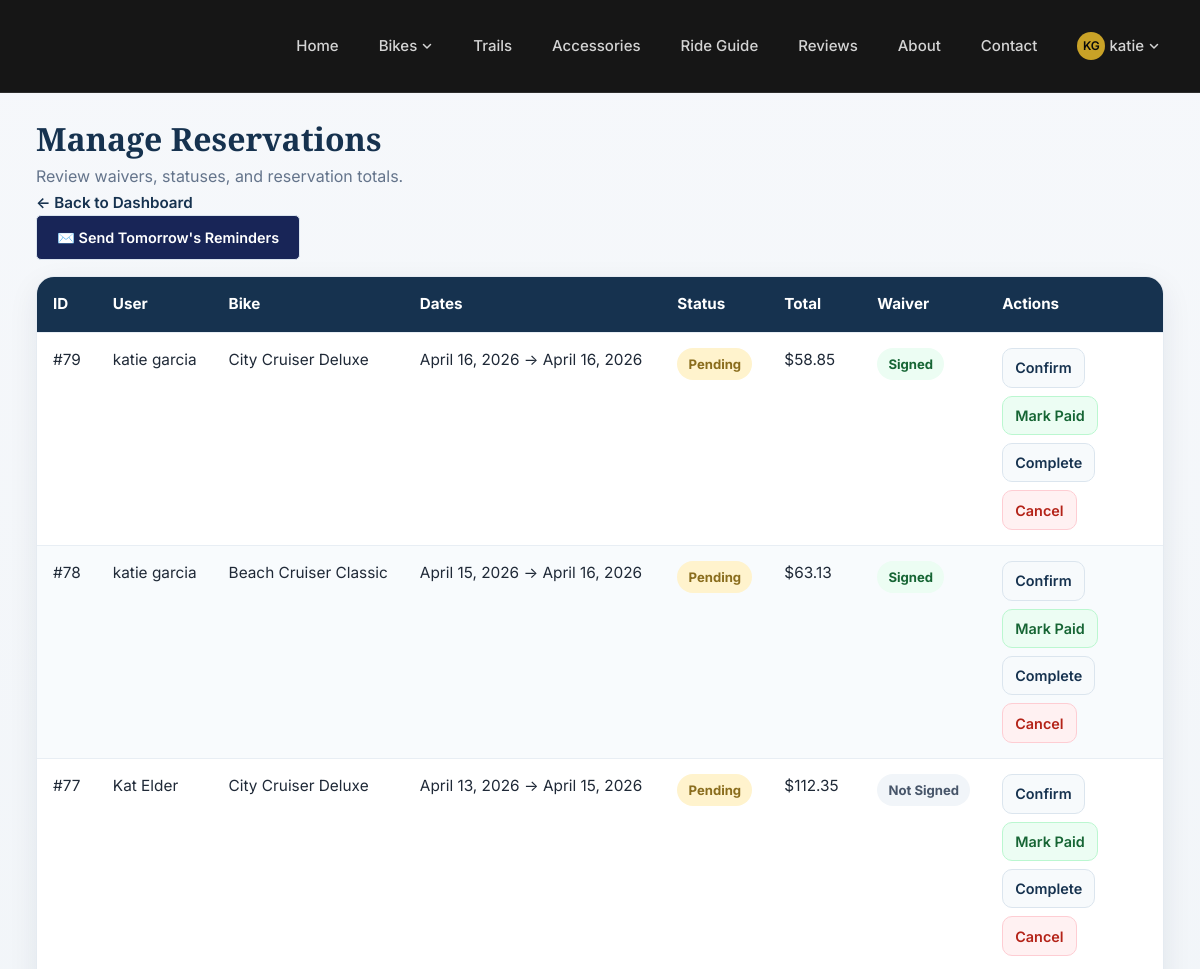
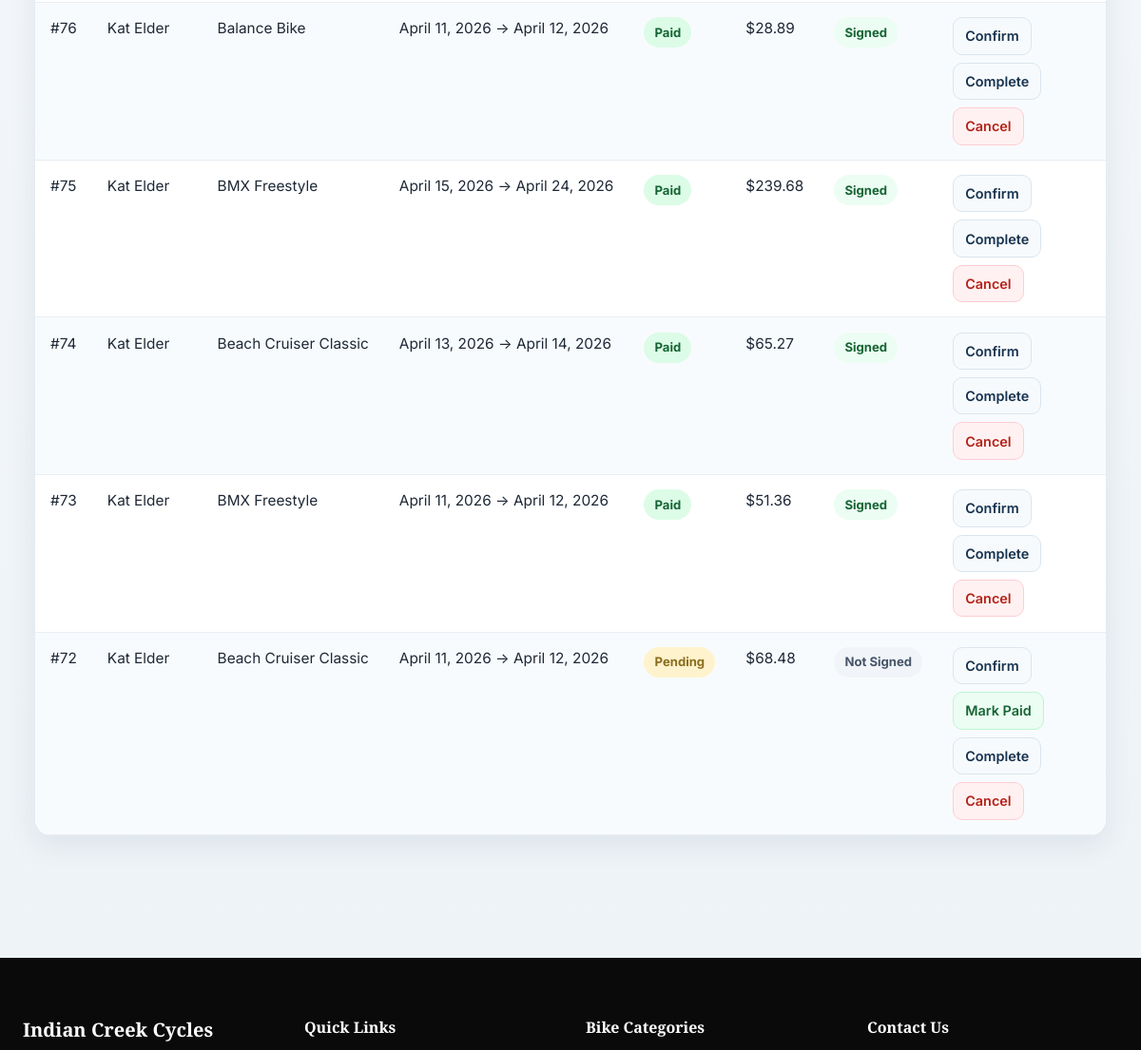
Before: /admin-dashboard/reservations/ (signed in, upper part) with the older database file (2 pictures, top to bottom).
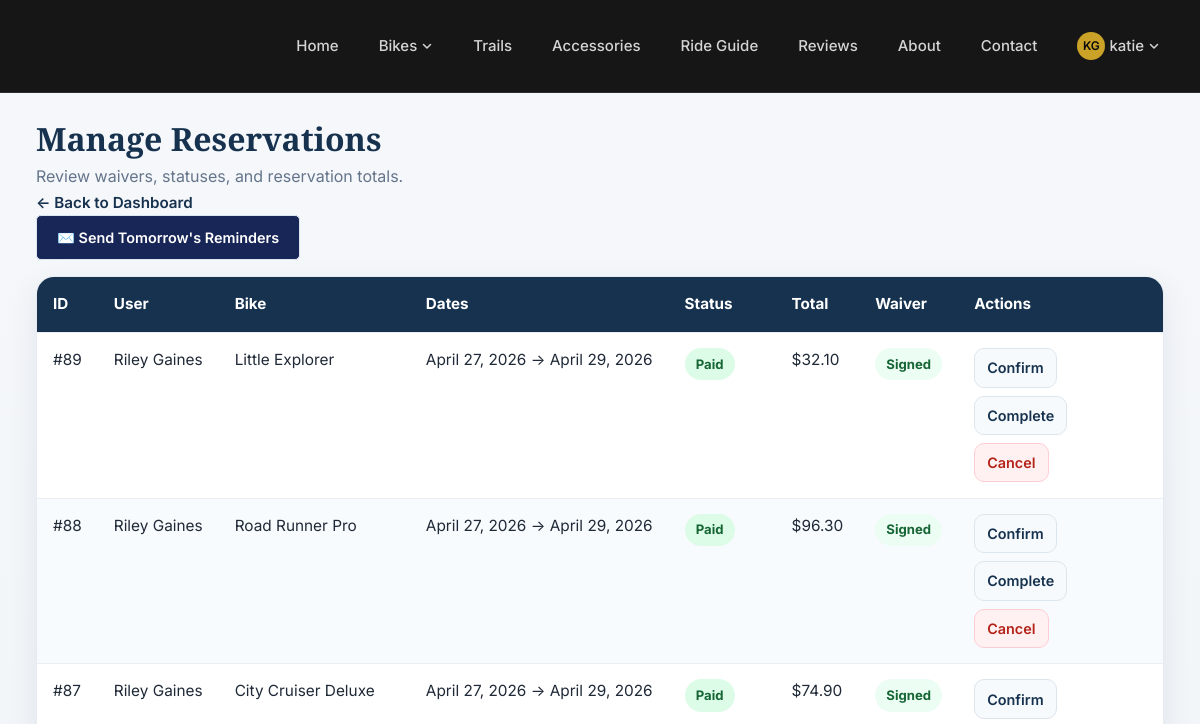
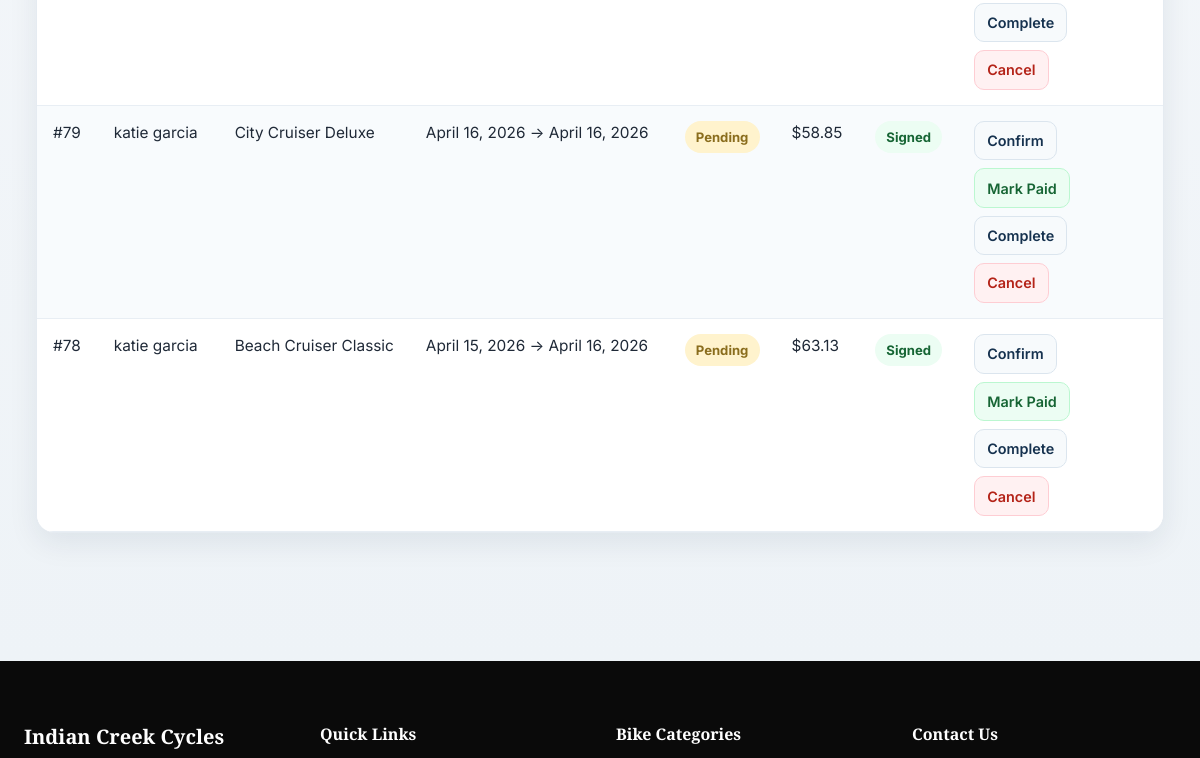
After: the same page with the newer database file (2 pictures, top to bottom).
### reservations/models.py (models this page shows, shortened)
class Reservation(models.Model):
    STATUS_CHOICES = [
        ('pending', 'Pending'),
        ('confirmed', 'Confirmed'),
        ('paid', 'Paid'),
        ('active', 'Active'),
        ('completed', 'Completed'),
        ('cancelled', 'Cancelled'),
    ]
    RENTAL_TYPES = [
        ('hourly', 'Hourly'),
        ('daily', 'Daily'),
        ('weekly', 'Weekly'),
    ]
    user = models.ForeignKey(settings.AUTH_USER_MODEL, on_delete=models.CASCADE, related_name='reservations')
    bike = models.ForeignKey(Bike, on_delete=models.CASCADE, related_name='reservations')
    pickup_location = models.ForeignKey(Location, on_delete=models.SET_NULL, null=True, blank=True, related_name='reservations')
    qr_code = models.ImageField(upload_to='qr_codes/', blank=True, null=True)
    unlock_code = models.CharField(max_length=10, blank=True)
    rental_type = models.CharField(max_length=20, choices=RENTAL_TYPES, default='daily')
    rental_date = models.DateField()
    return_date = models.DateField()
    rental_duration = models.PositiveIntegerField(default=1, help_text="Duration in hours or days")
    status = models.CharField(max_length=20, choices=STATUS_CHOICES, default='pending')
    bike_price = models.DecimalField(max_digits=10, decimal_places=2, default=0)
    accessories_price = models.DecimalField(max_digits=10, decimal_places=2, default=0)
    subtotal = models.DecimalField(max_digits=10, decimal_places=2, default=0)
    tax_amount = models.DecimalField(max_digits=10, decimal_places=2, default=0)
    total_price = models.DecimalField(max_digits=10, decimal_places=2, default=0)
    waiver_signed = models.BooleanField(default=False)
    waiver_signed_at = models.DateTimeField(null=True, blank=True)
    created_at = models.DateTimeField(auto_now_add=True)
    updated_at = models.DateTimeField(auto_now=True)
    special_requests = models.TextField(blank=True, null=True)
    class Meta:
        ordering = ['-created_at']
    special_requests = models.TextField(blank=True, null=True, help_text="Customer requests from checkout.")
    admin_notes = models.TextField(blank=True, null=True, help_text="Internal notes for logistics/maintenance staff.")

### accounts/models.py (models this page shows, shortened)
class User(AbstractUser):
    phone = models.CharField(max_length=20, blank=True)
    address = models.TextField(blank=True)
    city = models.CharField(max_length=100, blank=True)
    state = models.CharField(max_length=100, blank=True)
    zip_code = models.CharField(max_length=10, blank=True)
    date_of_birth = models.DateField(null=True, blank=True)
    emergency_contact_name = models.CharField(max_length=100, blank=True)
    emergency_contact_phone = models.CharField(max_length=20, blank=True)
    is_newsletter_subscribed = models.BooleanField(default=False)
    admin_notes = models.TextField(blank=True, help_text="Internal notes visible to staff only.")
    created_at = models.DateTimeField(auto_now_add=True)
    updated_at = models.DateTimeField(auto_now=True)
    avatar = models.ImageField(upload_to='avatars/', blank=True, null=True)
    cover_photo = models.ImageField(upload_to='covers/', blank=True, null=True)
    profile_quote = models.TextField(blank=True, null=True)
    class Meta:
        ordering = ['-date_joined']
    def get_full_name(self):
        return f"{self.first_name} {self.last_name}".strip() or self.username
    def get_initials(self):
        if self.first_name and self.last_name:
            return f"{self.first_name[0]}{self.last_name[0]}".upper()
        return self.username[:2].upper()

### bikes/models.py (models this page shows, shortened)
class Bike(models.Model):
    BIKE_TYPES = [
        ('adult', 'Adult Bike'),
        ('kids', 'Kids Bike'),
        ('mountain', 'Mountain Bike'),
        ('tandem', 'Tandem Bike'),
    ]
    STATUS_CHOICES = [
        ('maintenance', 'At Dock'),
        ('in_use', 'On Trail'),
        ('available', 'In Shop')
    ]
    name = models.CharField(max_length=200)
    slug = models.SlugField(unique=True)
    serial_number = models.CharField(
        max_length=50,
        unique=True,
        null=True,
        blank=True,
        help_text="Unique ID for this physical unit (e.g., ICC-101)"
    )
    category = models.ForeignKey(
        BikeCategory,
        on_delete=models.CASCADE,
        related_name='bikes'
    )
    bike_type = models.CharField(max_length=20, choices=BIKE_TYPES)
    size = models.ForeignKey(
        BikeSize,
        on_delete=models.SET_NULL,
        null=True,
        blank=True,
        related_name='bikes'
    )
    description = models.TextField()
    features = models.TextField(help_text="List key features, one per line")
    price_per_day = models.DecimalField(max_digits=8, decimal_places=2)
    price_per_hour = models.DecimalField(max_digits=8, decimal_places=2, null=True, blank=True)
    image = models.ImageField(upload_to='bikes/', blank=True, null=True)
    is_available = models.BooleanField(default=True)
    is_maintenance = models.BooleanField(default=False, help_text="Bike is under maintenance")
    maintenance_note = models.TextField(blank=True, help_text="Reason for maintenance")
    location = models.ForeignKey(
        'locations.Location',
        on_delete=models.SET_NULL,
        null=True,
        blank=True,
        related_name='bikes'
    )
    status = models.CharField(
        max_length=20,
        choices=STATUS_CHOICES,
        default='available'
    )
    created_at = models.DateTimeField(auto_now_add=True)
    updated_at = models.DateTimeField(auto_now=True)
    class Meta:
        ordering = ['category', 'name']

### core/views.py (the view)
# urls.py: path("admin-dashboard/reservations/", views.admin_reservations, name="admin_reservations"),
@staff_member_required
def admin_reservations(request):
    reservations = Reservation.objects.select_related("user", "bike").order_by("-created_at")
    return render(request, "admin_dashboard/admin_reservations.html", {"reservations": reservations})

### templates/admin_dashboard/admin_reservations.html (shortened to what this page needs)
{% extends "admin_dashboard/base.html" %}
{% block content %}
<section class="admin-page">
    <div class="admin-shell">
        <div class="admin-wrap">
            <div class="admin-page-header">
                <div>
                    <h1 class="admin-title-row">
                        <span>Manage Reservations</span>
                    </h1>
                    <p>Review waivers, statuses, and reservation totals.</p>
                    <a href="{% url 'admin_dashboard' %}" class="admin-back-link">
                            ← Back to Dashboard
                        </a>
        <div class="admin-header-actions">
            <a href="{% url 'send_reminders' %}" class="admin-btn" style="background-color: #182557; color: white; padding: 10px 20px; border-radius: 5px; text-decoration: none; display: inline-block;">
                ✉️ Send Tomorrow's Reminders
            </a>
        </div>
    </div>
    <div class="admin-card">
        <div class="admin-table-wrap">
            <table class="admin-table">
                <thead>
                    <tr>
                        <th>ID</th>
                        <th>User</th>
                        <th>Bike</th>
                        <th>Dates</th>
                        <th>Status</th>
                        <th>Total</th>
                        <th>Waiver</th>
                        <th>Actions</th>
                    </tr>
                </thead>
                <tbody>
                    {% for reservation in reservations %}
                    <tr>
                        <td>#{{ reservation.id }}</td>
                        <td>{{ reservation.user.get_full_name|default:reservation.user.username }}</td>
                        <td>{{ reservation.bike.name }}</td>
                        <td>{{ reservation.rental_date }} → {{ reservation.return_date }}</td>
                        <td>
                            <span class="status-pill status-{{ reservation.status }}">
                                {{ reservation.status }}
                            </span>
                        </td>
                        <td>${{ reservation.total_price }}</td>
                        <td>
                            <span class="boolean-pill {% if reservation.waiver_signed %}boolean-yes{% else %}boolean-no{% endif %}">
                                {% if reservation.waiver_signed %}Signed{% else %}Not Signed{% endif %}
                            </span>
                        </td>
                        <td>
                            <div class="admin-actions">
                                {% if reservation.status != "confirmed" %}
                                    <a class="admin-btn" href="{% url 'update_reservation_status' reservation.id 'confirmed' %}">Confirm</a>
                                {% endif %}
                                {% if reservation.status != "paid" %}
                                    <a class="admin-btn admin-btn-success" href="{% url 'update_reservation_status' reservation.id 'paid' %}">Mark Paid</a>
                                {% endif %}
                                {% if reservation.status != "completed" %}
                                    <a class="admin-btn" href="{% url 'update_reservation_status' reservation.id 'completed' %}">Complete</a>
                                {% endif %}
                                {% if reservation.status != "cancelled" %}
                                    <a class="admin-btn admin-btn-danger" href="{% url 'update_reservation_status' reservation.id 'cancelled' %}">Cancel</a>
                                {% endif %}
                            </div>
                        </td>
                    </tr>
                    {% endfor %}
                </tbody>
            </table>
        </div>
    </div>
</div>
{% endblock %}

Changed rows visible on the page:
removed Reservation: id "77", user.get_full_name "Kat Elder", bike.name "City Cruiser Deluxe", rental_date "April 13, 2026", return_date "April 15, 2026", status "Pending", total_price "112.35", waiver_signed "Not Signed", shows "Confirm", shows "Mark Paid", shows "Complete", shows "Cancel"
removed Reservation: id "76", user.get_full_name "Kat Elder", bike.name "Balance Bike", rental_date "April 11, 2026", return_date "April 12, 2026", status "Paid", total_price "28.89", waiver_signed "Signed", shows "Confirm", shows "Complete", shows "Cancel"
removed Reservation: id "75", user.get_full_name "Kat Elder", bike.name "BMX Freestyle", rental_date "April 15, 2026", return_date "April 24, 2026", status "Paid", total_price "239.68", waiver_signed "Signed", shows "Confirm", shows "Complete", shows "Cancel"
removed Reservation: id "74", user.get_full_name "Kat Elder", bike.name "Beach Cruiser Classic", rental_date "April 13, 2026", return_date "April 14, 2026", status "Paid", total_price "65.27", waiver_signed "Signed", shows "Confirm", shows "Complete", shows "Cancel"
removed Reservation: id "73", user.get_full_name "Kat Elder", bike.name "BMX Freestyle", rental_date "April 11, 2026", return_date "April 12, 2026", status "Paid", total_price "51.36", waiver_signed "Signed", shows "Confirm", shows "Complete", shows "Cancel"
removed Reservation: id "72", user.get_full_name "Kat Elder", bike.name "Beach Cruiser Classic", rental_date "April 11, 2026", return_date "April 12, 2026", status "Pending", total_price "68.48", waiver_signed "Not Signed", shows "Confirm", shows "Mark Paid", shows "Complete", shows "Cancel"
added Reservation: id "89", user.get_full_name "Riley Gaines", bike.name "Little Explorer", rental_date "April 27, 2026", return_date "April 29, 2026", status "Paid", total_price "32.10", waiver_signed "Signed", shows "Confirm", shows "Complete", shows "Cancel"
added Reservation: id "88", user.get_full_name "Riley Gaines", bike.name "Road Runner Pro", rental_date "April 27, 2026", return_date "April 29, 2026", status "Paid", total_price "96.30", waiver_signed "Signed", shows "Confirm", shows "Complete", shows "Cancel"
added Reservation: id "87", user.get_full_name "Riley Gaines", bike.name "City Cruiser Deluxe", rental_date "April 27, 2026", return_date "April 29, 2026", status "Paid", total_price "74.90", waiver_signed "Signed", shows "Confirm", shows "Complete", shows "Cancel"
